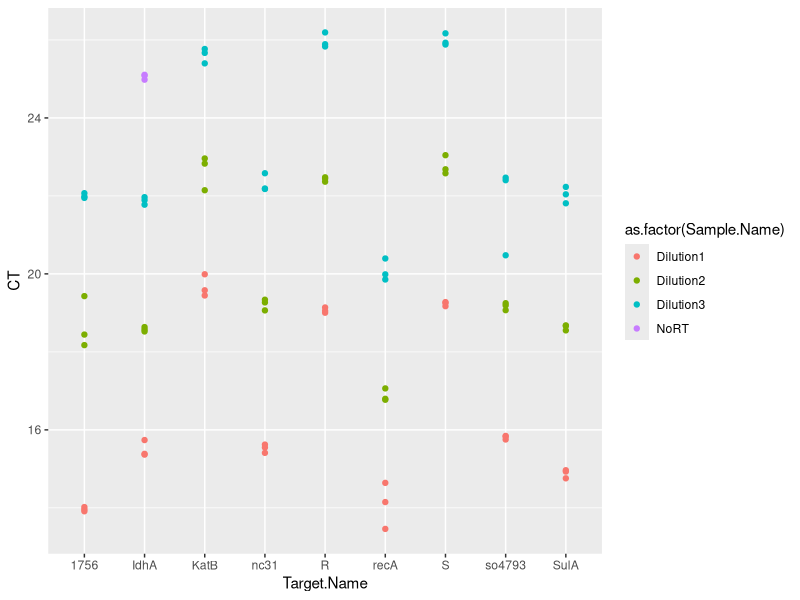
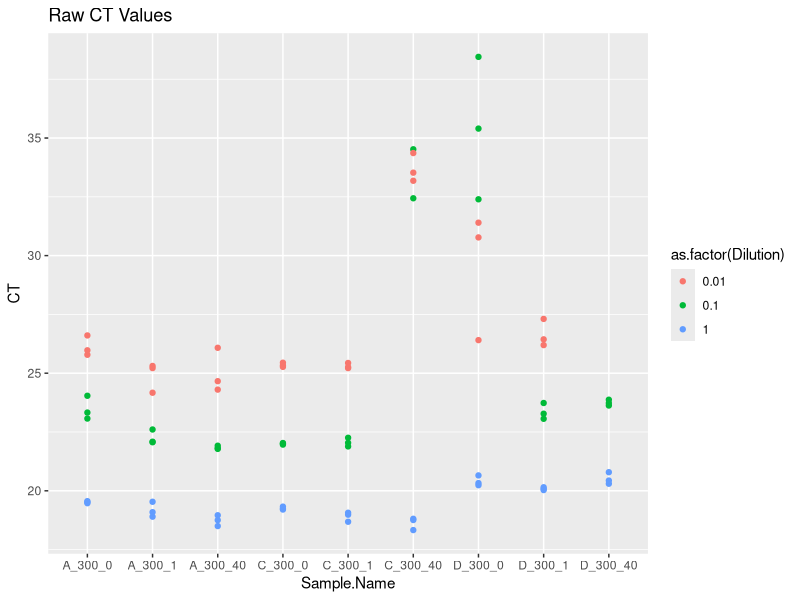
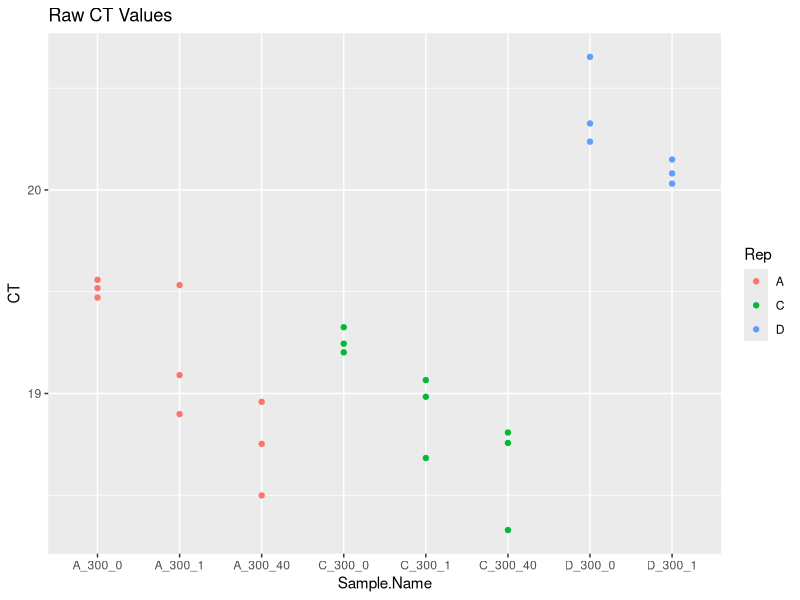
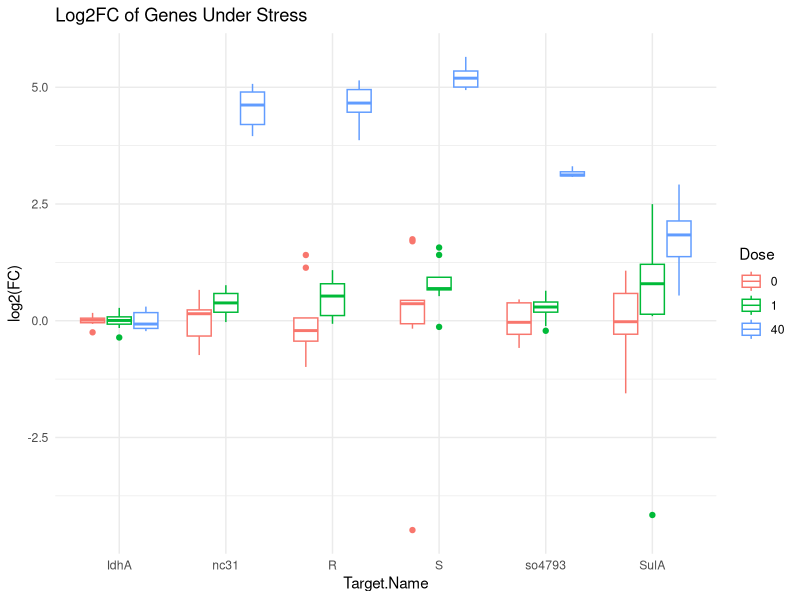
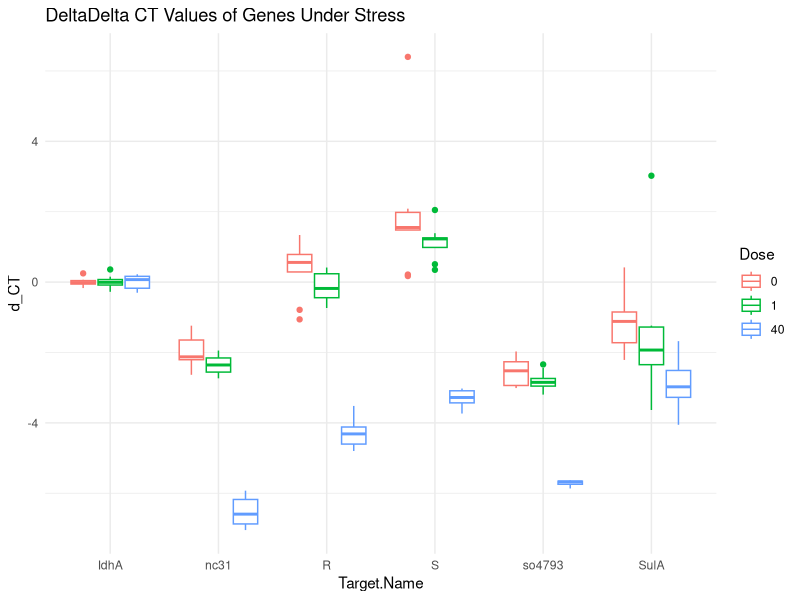
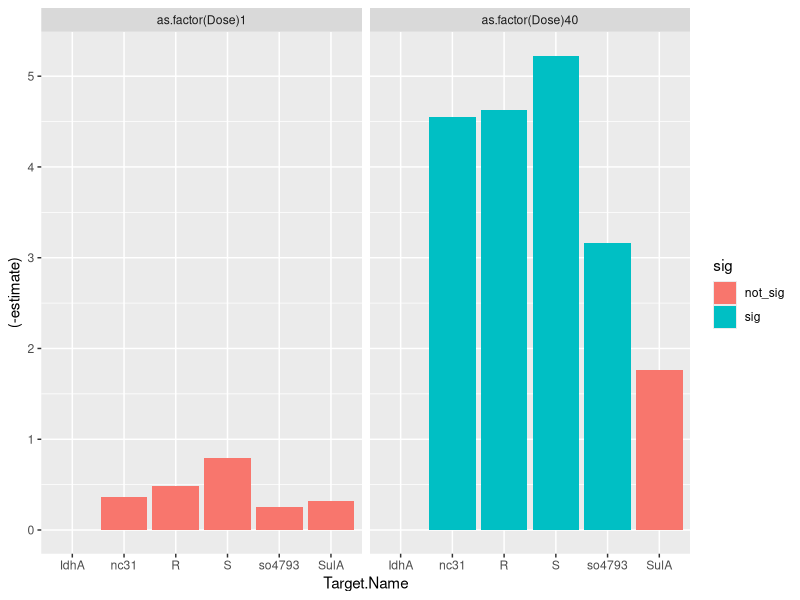

The R source for these figures, in order: (Note: this script raises an error after producing the figures.)
## ---- chunk 1
knitr::opts_chunk$set(echo = TRUE)

library(tidyverse)
library(broom)

## Data
read.csv("eff_data_exp.csv", header = TRUE) -> eff_data

read.csv("example_data.csv", header = TRUE) -> raw_CT

## Name of control gene
cont <- c("IdhA")

## ---- chunk 2

ggplot(eff_data, aes(x=Target.Name, y = CT, color = as.factor(Sample.Name))) +
         geom_point()

## ---- chunk 3

## This example has 3 RNA concentrations, If you have more dilutions just add them to the end of the ifelse chain.

eff_data %>% mutate(Dilution = ifelse(Sample.Name == "Dilution1", 1, ifelse(Sample.Name == "Dilution2", 0.1, 0.01))) -> eff_data

## Samples are grouped by Target, and the a linear model used to determine the eff of the primers
eff_data%>%
  filter(Sample.Name != "NoRT") %>%
  nest(data = -Target.Name) %>% 
  mutate(
    fit = map(data, ~ lm(CT ~ log10(Dilution), data = .x)),
    tidied = map(fit, tidy)
  ) %>% 
  unnest(tidied) %>%
  select(Target.Name, term, estimate) %>% 
  filter(term == "log10(Dilution)")  %>%
  mutate(primer_eff = (10^(-1/estimate)-1)) -> eff_table
  eff_table
  
eff_data %>% 
  filter(Sample.Name != "NoRT") %>%
  group_by(Target.Name) %>%
  summarize(correlation = cor(CT, log10(Dilution)))

## ---- chunk 4

raw_CT %>% filter(Target.Name == cont) %>%
ggplot(aes(x=Sample.Name, y = CT, color = as.factor(Dilution))) +
         geom_point() +
  ggtitle("Raw CT Values")


raw_CT %>% filter(Target.Name == cont) %>%
  
  filter(Target.Name == cont) %>%
  drop_na("CT") %>%
  nest(data = -Sample.Name) %>% 
  mutate(
    fit = map(data, ~ lm(CT ~ log10(Dilution), data = .x)),
    tidied = map(fit, tidy)
  ) %>% 
  unnest(tidied) %>%
  select(Sample.Name, term, estimate) %>% 
  filter(term == "log10(Dilution)")  %>%
  mutate(primer_eff = (10^(-1/estimate)-1)) -> eff_table
  eff_table
  
raw_CT %>% 
  filter(Target.Name==cont) %>%
  drop_na("CT") %>%
  group_by(Sample.Name) %>%
  summarize(correlation = cor(CT, log10(Dilution))) 



## ---- chunk 5

## Here we're splitting up the descriptive column (Sample.Name) and tossing out neg controls (IdhA_noRT) and problematic samples (D_300_40). 

raw_CT%>%
  filter(CT < 30) %>% 
  filter(Target.Name != "IdhA_noRT") %>%
  filter(Sample.Name != "D_300_40") %>%
  filter(Dilution == 1) %>%
  separate(Sample.Name, into = c("Rep", "Time","Dose"), remove = FALSE) %>%
  mutate(Dose = as.numeric(Dose)) %>%
  drop_na(CT) -> tidy_data 

tidy_data %>% 
  filter(Target.Name == cont) %>%
  ggplot(aes(Sample.Name, CT, color = Rep)) +
  geom_point() +
  ggtitle("Raw CT Values")

## ---- chunk 6

tidy_data %>%
  group_by(Sample.Name) %>%
  mutate(Id_ct = mean(CT[Target.Name == cont])) %>% 
  group_by(Target.Name) %>%
  mutate(d_CT = CT-Id_ct) %>%
  ungroup() %>%
  group_by(Rep) %>%
  group_by(Target.Name) %>%
  mutate(ddCT = (d_CT- (mean(d_CT[Dose == 0])))) %>%  ## This line needs to be changed to reflect your exp set up i.e what is your "baseline" condition
  mutate(FC = 2^(-ddCT)) -> data
head(data)

ggplot(data, aes(Target.Name, log2(FC), color = as.factor(Dose))) +
  geom_boxplot() +
  theme_minimal() +
  scale_color_discrete(name = "Dose", labels = c("0", "1", "40")) +
  ggtitle("Log2FC of Genes Under Stress")

ggplot(data, aes(Target.Name, d_CT, color = as.factor(Dose))) +
  geom_boxplot() +
  theme_minimal() +
  scale_color_discrete(name = "Dose", labels = c("0", "1", "40")) +
  ggtitle("DeltaDelta CT Values of Genes Under Stress")

## ---- chunk 7

#doi: 10.1186/s12859-017-1949-5

 data  %>%
  nest(data = -Target.Name) %>% 
  mutate(
    fit = map(data, ~ lm(d_CT ~ as.factor(Dose), data = .x)),
    tidied = map(fit, tidy)
  ) %>% 
  unnest(tidied) %>% 
   filter(term != "(Intercept)") %>%
   select(Target.Name, term, std.error, estimate, p.value ) -> sig_fc
  
 sig_fc
 
 sig_fc %>%
   mutate(sig = ifelse(p.value < 0.01, "sig", "not_sig")) %>%
   ggplot(aes(x = Target.Name, y = (-estimate), fill = sig, group_by)) +
    geom_col() +
   facet_wrap(~term)
 
tidy(coef(aov(d_CT ~ as.factor(Dose)*Target.Name, data = data))) %>%
  mutate(sig = ifelse(x < 0.01, "sig", "not_sig"))



## ---- chunk 8

summary <- data %>%
  filter(Target.Name != "IdhA") %>%
  group_by(Dose,Target.Name) %>%
  summarise(
    sd = sd(FC, na.rm = TRUE),
    FC = mean(FC)
  )
 
 summary %>% filter(Dose != 0) %>%
   filter(Target.Name != "IdhA") %>%
   unite(Target.Name:Dose, col= "ID", remove = FALSE) %>%
   left_join(sig_tidy) %>%
   mutate(Strain = "WT")-> graph_data
  
graph_data %>%
  ggplot(aes(Target.Name, log2(FC), fill = as.factor(Dose))) +
  geom_col(position = position_dodge2(preserve = "single")) +
  geom_errorbar(aes(ymin = log2(FC - sd), ymax = log2(FC+sd)), width = 0.2) +
  facet_wrap(~Dose) +
  theme_minimal() +
  labs(fill="Dose (Gy)") +
 ylim(-2,6)


